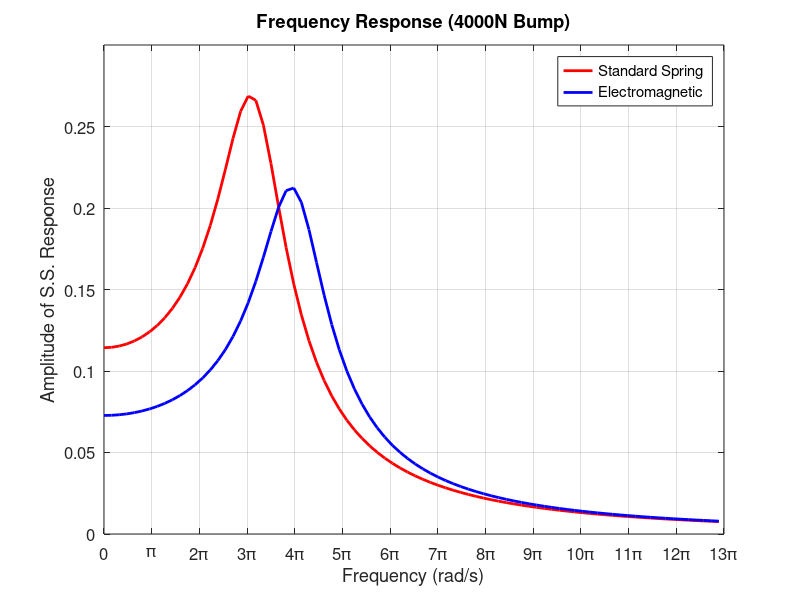

MATLAB code to generate this figure:
%---Data Reset---
clc
clear

%---Independent Variables---
m = 340;                         % Mass (kg)
k_spring = 35000;                % Spring Constant (N/m)
c = 1500;                        % Damping Coefficient (Ns/m)
wn_spring = sqrt(k_spring/m);    % Natural Frequency (rad/s)

%---Dependent Variables---
F0 = 4000;                       % Bump Force (N)
k_elec = 55000;                  % Electromagnetic Spring Constant (N/m)

%---Solving for Amplitude---
w = 0:0.5:4*wn_spring;           % Range of w values
for ii = 1:length(w)
amp_spring(ii) = F0 / sqrt((k_spring - m*w(ii)^2)^2 + (c*w(ii))^2);
amp_elec(ii) = F0 / sqrt((k_elec - m*w(ii)^2)^2 + (c*w(ii))^2);
end

%---Plot---
figure;
plot(w, amp_spring,'r-','Linewidth',2)
hold on
plot(w, amp_elec,'b-','Linewidth',2)

%---Plot Formatting---
title('Frequency Response (4000N Bump)')
legend('Standard Spring','Electromagnetic','Location','Best')
xlabel('Frequency (rad/s)');ylabel('Amplitude of S.S. Response')
xticks(0:pi:13*pi);
xticklabels({'0','\pi','2\pi','3\pi','4\pi','5\pi','6\pi','7\pi','8\pi','9\pi','10\pi','11\pi','12\pi','13\pi'});
grid on;
ylim([0, 0.3]);
xlim([0,13*pi]);
set(gca, 'FontSize', 12);